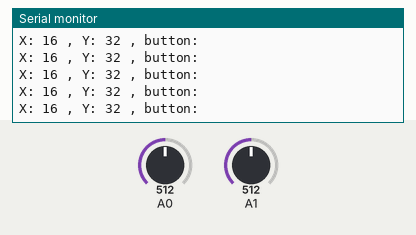
This sketch was run on a simulated Arduino Uno, built with avr-gcc and run on an emulated ATmega328P. On the bench: the last lines printed to the serial monitor. The test bench sets the inputs (shaded band); at power-on: A1 = 512, A0 = 512.

Above: at 7.2 s.
7.3 s: A1 set to 331
At 7.42 s:
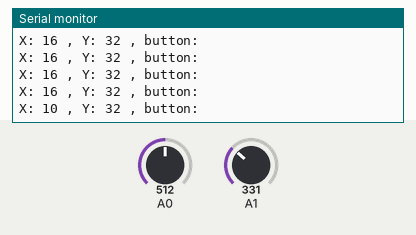
10.3 s: A1 set to 303
At 10.35 s:
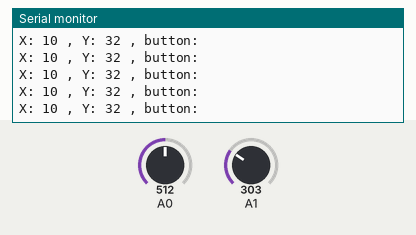
Timing chart, 0 to 13.3 s (numbered marks = the images above; inputs shaded):
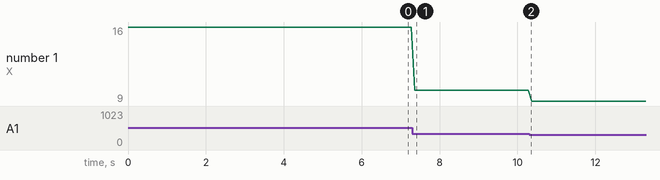

Measured:
- after the input at 7.3 s, the serial monitor: prints a new line after 0.06 s (image 1)
- plotted number 1: 16 → 10 after the input at 7.3 s, 10 → 9 after the input at 10.3 s

The sketch:

car_ir_controller.ino
```cpp
#include <IRremote.h>

const int IR_SEND_PIN = 3;
void setup() {
  IrSender.begin(IR_SEND_PIN, DISABLE_LED_FEEDBACK);
  //pinMode(12, INPUT_PULLUP);
  Serial.begin(9600);
}

void loop() {
  int xPos = analogRead(A1)/32; //Scale from 0 to 32 (5 bits). Centers at 15.
  int yPos = analogRead(A0)/16; //Scale from 0 to 64 (6 bits). Centers at 32.
  //int buttonState = digitalRead(12);


  Serial.print("X: ");
  Serial.print(xPos);
  Serial.print(" , Y: ");
  Serial.print(yPos);
  Serial.print(" , button: ");
  //Serial.print(buttonState);
  Serial.println();


  /*
  //RC5: 5 address bits, 6 command bits
  int sAddress = 0x0F;
  int sCommand = 0x1B;
  IrSender.sendRC5(sAddress, sCommand, 0, true);  //0 repeats. Delay next send by at least 5 ms.
  */

  IrSender.sendRC5(xPos, yPos, 0, true);
  delay(20);
}
```
